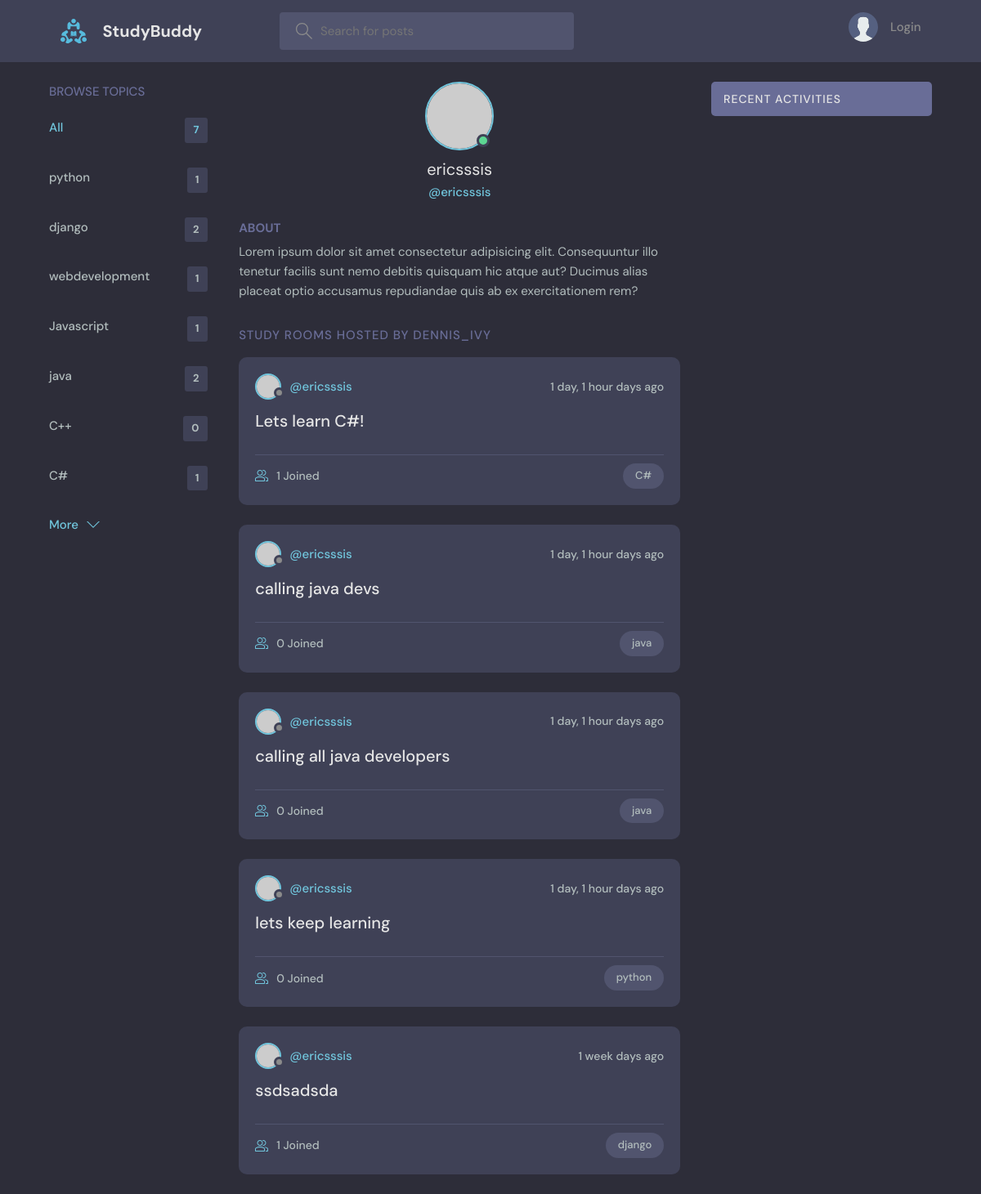
Screenshot of /profile/6/ with the database file from the repository.
### base/models.py (models this page shows, shortened)
class Topic(models.Model):
    name=models.CharField(max_length=200)

class Room(models.Model):
    host= models.ForeignKey(User, on_delete=models.SET_NULL, null=True)
    topic= models.ForeignKey(Topic, on_delete=models.SET_NULL, null=True)
    name = models.CharField(max_length = 200)
    description= models.TextField(null=True, blank=True)
    participants = models.ManyToManyField(User, blank=True, related_name='room_participants')
    updated =models.DateTimeField(auto_now=True)
    created = models.DateTimeField(auto_now_add=True)
    class Meta:
        ordering =['-updated', '-created'] #'-' makes it reverse order(newest at the top), no dash means it is decending order

### base/views.py (the view)
# urls.py: path('profile/<str:pk>/', views.userProfile, name="user-profile"),
def userProfile(request, pk):
    user = User.objects.get(id=pk)
    rooms = user.room_set.all()
    room_messages= user.message_set.all()
    topics = Topic.objects.all()
    context = {'user': user, 'rooms': rooms, 'room_messages': room_messages, 'topics': topics}
    return render(request, 'base/profile.html', context)

### base/templates/base/profile.html (shortened to what this page needs)
{% extends 'main.html'%}
{%block content%}
  <main class="profile-page layout layout--3">
    <div class="container">
      {% include 'base/topics_component.html' %}
      <div class="roomList">
        <div class="profile">
          <div class="profile__avatar">
            <div class="avatar avatar--large active">
              <img src="https://randomuser.me/api/portraits/men/11.jpg" />
            </div>
          </div>
          <div class="profile__info">
            <h3>{{user.username}}</h3>
            <p>@{{user.username}} </p>
          </div>
          <div class="profile__about">
            <h3>About</h3>
            <p>
              Lorem ipsum dolor sit amet consectetur adipisicing elit. Consequuntur illo tenetur
              facilis sunt nemo debitis quisquam hic atque aut? Ducimus alias placeat optio
              accusamus repudiandae quis ab ex exercitationem rem?
            </p>
          </div>
        </div>
        <div class="roomList__header">
          <div>
            <h2>Study Rooms Hosted by dennis_ivy</a>
            </h2>
          </div>
        </div>
        {% include 'base/feed_component.html' %}
      </div>
      {% include 'base/activity_component.html' %}
    </div>
  </main>
  {%endblock content%}

### base/templates/base/topics_component.html
<div class="topics">
    <div class="topics__header">
      <h2>Browse Topics</h2>
    </div>
    <ul class="topics__list">
      <li>
        <a href="{% url 'home'%}" class="active">All <span>{{topics.count}}</span></a>
      </li>
      {% for topic in topics%}
      <li>
        <a href="{% url 'home' %}?q={{topic.name}}" >{{topic.name}} <span>{{topic.room_set.all.count}}</span></a>
      </li>
    {% endfor %}
    </ul>
    <a class="btn btn--link" href="{%url 'topics'%}">
      More
      <svg version="1.1" xmlns="http://www.w3.org/2000/svg" width="32" height="32" viewBox="0 0 32 32">
        <title>chevron-down</title>
        <path d="M16 21l-13-13h-3l16 16 16-16h-3l-13 13z"></path>
      </svg>
    </a>
  </div>

### base/templates/base/feed_component.html (shortened to what this page needs)
{% for room in rooms %}
<div class="roomListRoom">
   <div class="roomListRoom__header">
     <a href="{%url 'user-profile' room.host.id%}" class="roomListRoom__author">
       <div class="avatar avatar--small">
         <img src="https://randomuser.me/api/portraits/women/11.jpg" />
       </div>
       <span>@{{room.host.username}}</span>
     </a>
     <div class="roomListRoom__actions">
       <span>{{room.created|timesince}} days ago</span>
     </div>
   </div>
   <div class="roomListRoom__content">
     <a href="{% url 'room' room.id %}">{{room.name}}</a>
   </div>
   <div class="roomListRoom__meta">
     <a href="{% url 'room' room.id %}" class="roomListRoom__joined">
       {{room.participants.all.count}} Joined
     </a>
     <p class="roomListRoom__topic">{{room.topic.name}}</p>
   </div>
 </div>
 {%endfor%}

### rows the page displays
Topic: name "python", room_set.all.count "1"
Topic: name "django", room_set.all.count "2"
Topic: name "webdevelopment", room_set.all.count "1"
Topic: name "Javascript", room_set.all.count "1"
Topic: name "java", room_set.all.count "2"
Topic: name "C++", room_set.all.count "0"
Topic: name "C#", room_set.all.count "1"
Room: host.username "ericsssis", created "1 day, 1 hour", name "Lets learn C#!", participants.all.count "1", topic.name "C#"
Room: host.username "ericsssis", created "1 day, 1 hour", name "calling java devs", participants.all.count "0", topic.name "java"
Room: host.username "ericsssis", created "1 day, 1 hour", name "calling all java developers", participants.all.count "0", topic.name "java"
Room: host.username "ericsssis", created "1 day, 1 hour", name "lets keep learning", participants.all.count "0", topic.name "python"
Room: host.username "ericsssis", created "1 week", name "ssdsadsda", participants.all.count "1", topic.name "django"

### other values shown
{{ topics.count }} "7"
{{ user.username }} "ericsssis"
